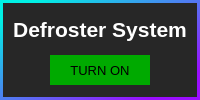
           <widget class="QFrame" name="frame_102">
            <property name="maximumSize">
             <size>
              <width>16777215</width>
              <height>100</height>
             </size>
            </property>
            <property name="acceptDrops">
             <bool>false</bool>
            </property>
            <property name="autoFillBackground">
             <bool>false</bool>
            </property>
            <property name="styleSheet">
             <string notr="true">background-color: qlineargradient(spread:pad, x1:0.0726257, y1:0.0996667, x2:0.871106, y2:0.85, stop:0.0167598 rgba(0, 241, 228, 255), stop:1 rgba(155, 14, 255, 255));
border-radius: 0px;</string>
            </property>
            <property name="frameShape">
             <enum>QFrame::Shape::StyledPanel</enum>
            </property>
            <property name="frameShadow">
             <enum>QFrame::Shadow::Raised</enum>
            </property>
            <layout class="QVBoxLayout" name="verticalLayout_12">
             <property name="spacing">
              <number>3</number>
             </property>
             <property name="leftMargin">
              <number>3</number>
             </property>
             <property name="topMargin">
              <number>3</number>
             </property>
             <property name="rightMargin">
              <number>3</number>
             </property>
             <property name="bottomMargin">
              <number>3</number>
             </property>
             <item>
              <widget class="QFrame" name="frame_106">
               <property name="minimumSize">
                <size>
                 <width>0</width>
                 <height>0</height>
                </size>
               </property>
               <property name="acceptDrops">
                <bool>false</bool>
               </property>
               <property name="autoFillBackground">
                <bool>false</bool>
               </property>
               <property name="styleSheet">
                <string notr="true">background-color: rgb(39, 39, 39);
border-radius: 0px;</string>
               </property>
               <property name="frameShape">
                <enum>QFrame::Shape::StyledPanel</enum>
               </property>
               <property name="frameShadow">
                <enum>QFrame::Shadow::Raised</enum>
               </property>
               <layout class="QVBoxLayout" name="verticalLayout_10">
                <item>
                 <widget class="QLabel" name="label_146">
                  <property name="enabled">
                   <bool>true</bool>
                  </property>
                  <property name="minimumSize">
                   <size>
                    <width>0</width>
                    <height>0</height>
                   </size>
                  </property>
                  <property name="maximumSize">
                   <size>
                    <width>16777215</width>
                    <height>16777215</height>
                   </size>
                  </property>
                  <property name="font">
                   <font>
                    <pointsize>16</pointsize>
                    <bold>true</bold>
                   </font>
                  </property>
                  <property name="autoFillBackground">
                   <bool>false</bool>
                  </property>
                  <property name="styleSheet">
                   <string notr="true">color: rgb(255,255,255);
background-color: transparent;</string>
                  </property>
                  <property name="frameShape">
                   <enum>QFrame::Shape::NoFrame</enum>
                  </property>
                  <property name="frameShadow">
                   <enum>QFrame::Shadow::Plain</enum>
                  </property>
                  <property name="lineWidth">
                   <number>1</number>
                  </property>
                  <property name="midLineWidth">
                   <number>0</number>
                  </property>
                  <property name="text">
                   <string>Defroster System</string>
                  </property>
                  <property name="textFormat">
                   <enum>Qt::TextFormat::AutoText</enum>
                  </property>
                  <property name="scaledContents">
                   <bool>false</bool>
                  </property>
                  <property name="alignment">
                   <set>Qt::AlignmentFlag::AlignCenter</set>
                  </property>
                 </widget>
                </item>
                <item alignment="Qt::AlignmentFlag::AlignHCenter|Qt::AlignmentFlag::AlignVCenter">
                 <widget class="QPushButton" name="pushButton_8">
                  <property name="sizePolicy">
                   <sizepolicy hsizetype="Preferred" vsizetype="Preferred">
                    <horstretch>0</horstretch>
                    <verstretch>0</verstretch>
                   </sizepolicy>
                  </property>
                  <property name="minimumSize">
                   <size>
                    <width>100</width>
                    <height>30</height>
                   </size>
                  </property>
                  <property name="font">
                   <font>
                    <pointsize>10</pointsize>
                   </font>
                  </property>
                  <property name="styleSheet">
                   <string notr="true">background-color: rgb(0, 170, 0);</string>
                  </property>
                  <property name="text">
                   <string>TURN ON</string>
                  </property>
                 </widget>
                </item>
               </layout>
              </widget>
             </item>
            </layout>
           </widget>
